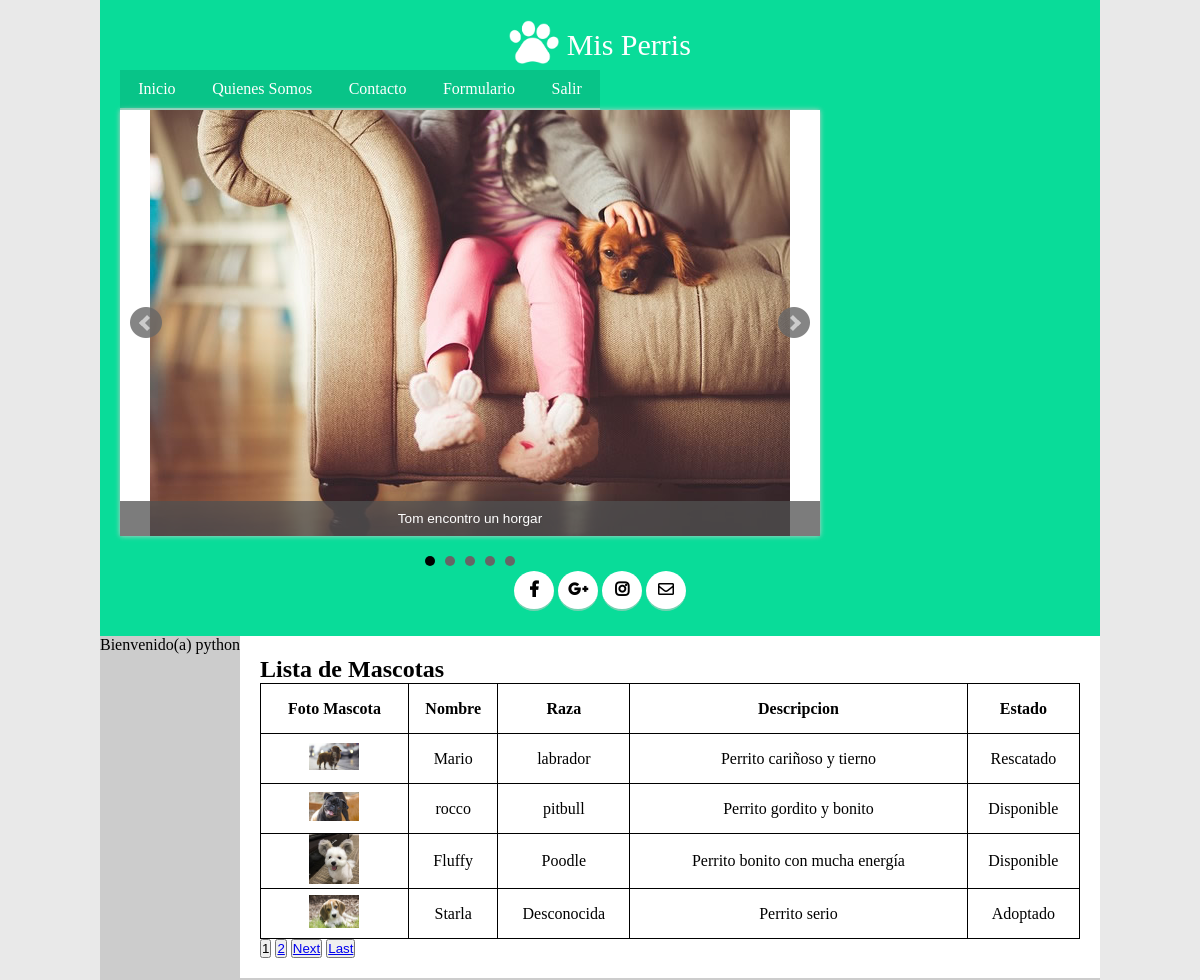
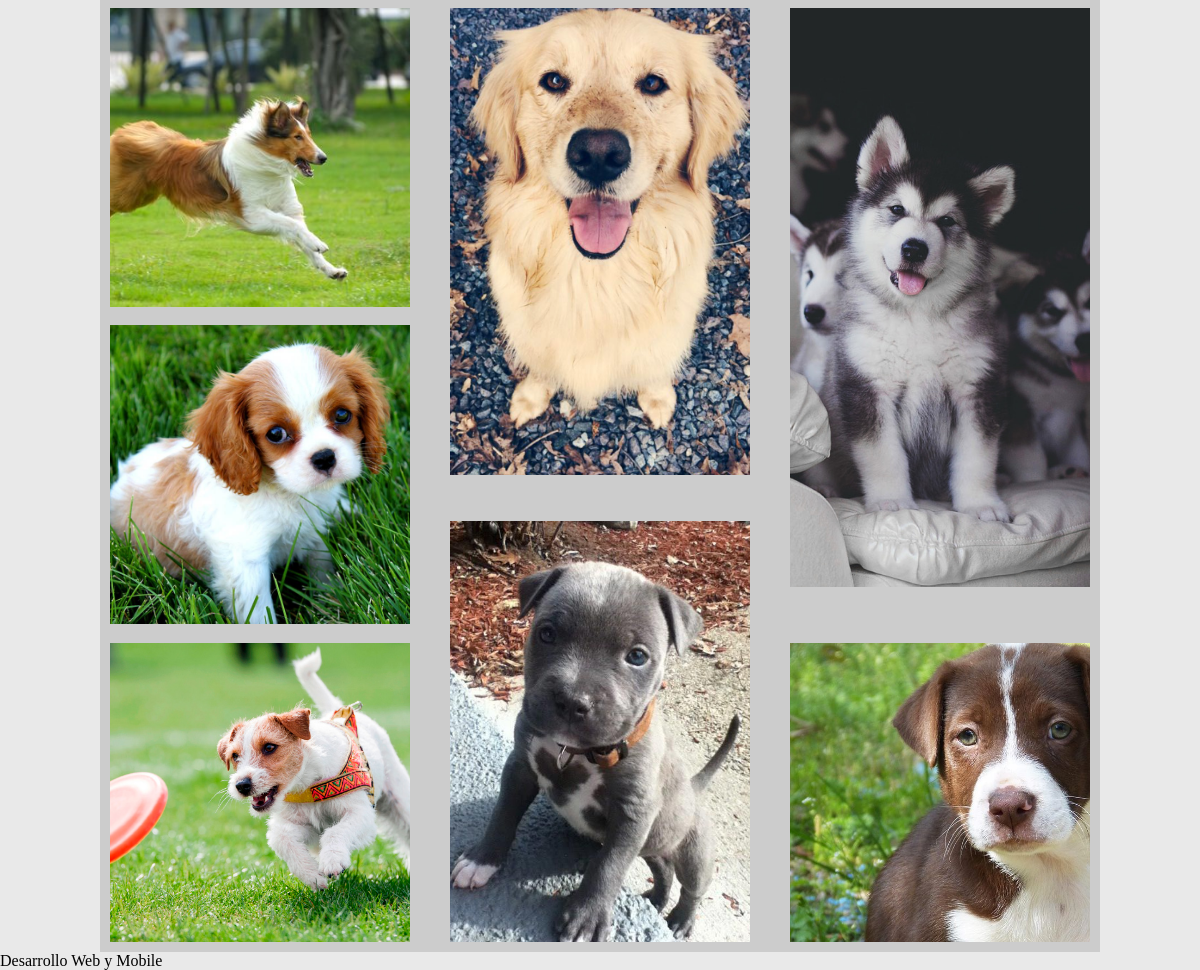
The page /mascota/ (signed in) on the database its author committed (2 pictures, top to bottom).
### Api/models.py (models this page shows)
class Mascota(models.Model):
    codigoMascota = models.AutoField(primary_key = True)
    fotoMascota = models.ImageField(upload_to='FotosMascotas/')
    nombreMascota = models.CharField(max_length = 20)
    raza = models.CharField(max_length = 20)
    descripcion = models.TextField()
    estado = models.CharField(max_length = 15)

### Sistema/views.py (the view)
# urls.py: url(r'^mascota/$',views.listar,name="mascota"),
@login_required(login_url='login')
def listar(request):
    actual=request.user
    form=AgregarMascotas(request.POST, request.FILES)
    if form.is_valid():
        data=form.cleaned_data
        mascota=Mascota(fotoMascota=data.get("fotoMascota"),nombreMascota=data.get("nombreMascota"),raza=data.get("raza"),descripcion=data.get("descripcion"),estado=data.get("estado"))
        mascota.save()
    mascota=Mascota.objects.all()
    paginator = Paginator(mascota, 4)
    page = request.GET.get('page')
    mascota = paginator.get_page(page)
    return render(request,"listar.html",{'paginator':paginator,'actual':actual,'form':form,'mascota':mascota,'acciones':acciones,})

### Sistema/templates/listar.html (shortened to what this page needs)
{% extends "master.html" %}
{% load staticfiles %}
{% load static %}
{% block Carrusel %}
<div id="carrusel">
			<div><img src="{% static 'img/Tom.jpg' %}" alt="nueve" title="Tom encontro un horgar"></div>
			</div>
			<div class="social">
			<nav>
				 <span><a href="https://es-la.facebook.com/" target="_blank" <i class="fab fa-facebook-f"></i></a></span>
				 <span><a href="http://www.googleplus.com/" target="_blank" <i class="fab fa-google-plus-g"></i></a></span>
				 <span><a href="https://www.instagram.com/?hl=es-la" target="_blank" <i class="fab fa-instagram"></i></a></span>
				 <span><a href="mailto:anto_catro_correa@hotmail.com" target="_blank" <i class="far fa-envelope"></i></a></span>
			</nav>
			</div>
{% endblock %}
{% block Import %}
<link rel="stylesheet" href="{% static 'css/tabla.css' %}">
{% endblock %}
{% block usuario %}
  <div>
    {% if actual %}
        <div class="logo">Bienvenido(a) {{actual.username}}</div>
    {% endif %}
    </div>
{% endblock %}
{% block Indices %}
<nav>
	<a href="{% url 'indice' %}">Inicio</a>
	<a href="{% url 'nosotros' %}">Quienes Somos</a>
	<a href="{% url 'contacto' %}">Contacto</a>
	<a href="{% url 'registrate' %}">Formulario</a>
    <a href="{% url 'logout' %}">Salir</a>
</nav>
{% endblock %}
{% block Lista %}
<h1 >Lista de Mascotas</h1>
{% if mascota %}
<table>
    <tr>
         <th> Foto Mascota</th>
         <th> Nombre </th>
         <th> Raza </th>
         <th> Descripcion </th>
         <th> Estado </th>
    </tr>
    {% for m in mascota %}
    <tr>
         <td> <img src="/media/{{ m.fotoMascota }}" width="50px" alt=""> </td>
         <td>{{ m.nombreMascota }}</td>
         <td>{{ m.raza }}</td>
         <td>{{ m.descripcion }}</td>
         <td>{{ m.estado }}</td>
    </tr>
    {% endfor %}
</table>
{% else %}
<h3>No hay Mascotas registradas</h3>
{% endif %}
<div class="pagination">
    {% for num in mascota.paginator.page_range %}
      {% if mascota.number == num %}
      <button>
        <span>{{ num }}</span>
    </button>
      {% elif num > mascota.number|add:'-3' and num < mascota.number|add:'3' %}
      <button>
        <a href="?page={{ num }}">{{ num }}</a>
      </button>
      {% endif %}
    {% endfor %}
    {% if mascota.has_next %}
    <button>
      <a href="?page={{ mascota.next_page_number }}">Next</a>
    </button>
    <button>
     <a href="?page={{ mascota.paginator.num_pages }}">Last</a>
    </button>
    {% endif %}
  </div>
{% endblock %}

### Sistema/static/css/estilos.css (style rules this page uses)
* { margin: 0; padding: 0; box-sizing: border-box; }
body { background:#e9e9e9; }
header nav { width:50%; display:flex; flex-wrap:wrap; align-items:center; }
header nav a { border-bottom: #75d2b2 2px solid; background:#08c488; color:#fff; text-align: center; text-decoration: none; padding:10px; flex-grow:1; }
.social { overflow: auto; width:100%; margin:0 auto; }
.social span { margin: 10px 0; font-size: 16px; font-weight: 600; }
.social nav { display: inline; margin-top:50px; }
.fab { display: inline-block; width: 40px; height: 40px; margin: 5px 0; padding: 0; border-radius: 50%; }
.far { display: inline-block; width: 40px; height: 40px; margin: 5px 0; padding: 0; border-radius: 50%; }
.social a { padding-top: 10px; }
.fab.fa-facebook-f { background-color: #fff; color:#010101 }
.fab.fa-google-plus-g { background-color: #fff; color:#010101 }
.fab.fa-instagram { background-color: #fff; color:#010101 }
.far.fa-envelope { background-color: #fff; color:#010101 }

### Sistema/static/css/tabla.css (style rules this page uses)
table { border-collapse: collapse; width: 100%; }
table, td { border: 1px solid black; height: 50px; text-align: center; }
table, th { border: 1px solid black; height: 50px; text-align: center; }

### rows shown on the page
Mascota: fotoMascota (picture), nombreMascota "Mario", raza "labrador", descripcion "Perrito cariñoso y tierno", estado "Rescatado"
Mascota: fotoMascota (picture), nombreMascota "rocco", raza "pitbull", descripcion "Perrito gordito y bonito", estado "Disponible"
Mascota: fotoMascota (picture), nombreMascota "Fluffy", raza "Poodle", descripcion "Perrito bonito con mucha energía", estado "Disponible"
Mascota: fotoMascota (picture), nombreMascota "Starla", raza "Desconocida", descripcion "Perrito serio", estado "Adoptado"

### other values the page prints
{{ actual.username }} "python"
{{ num }} "1"
{{ num }} "2"
